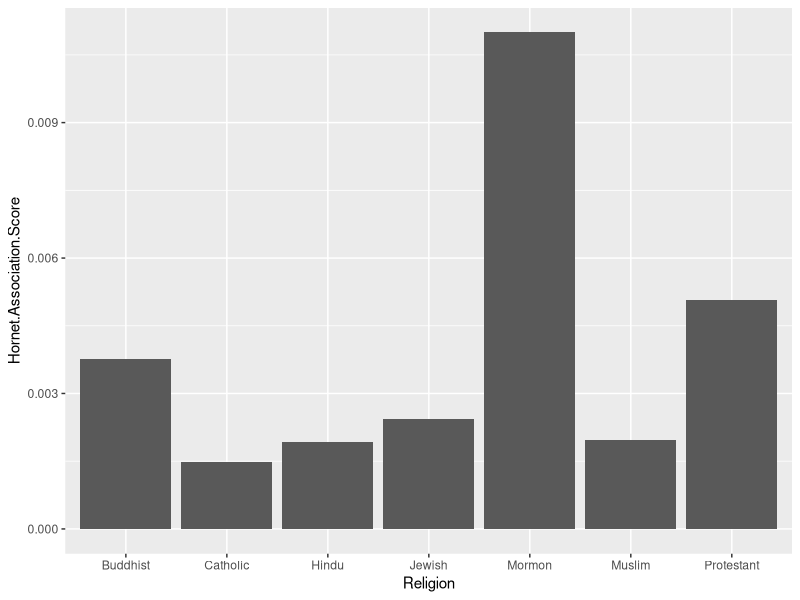
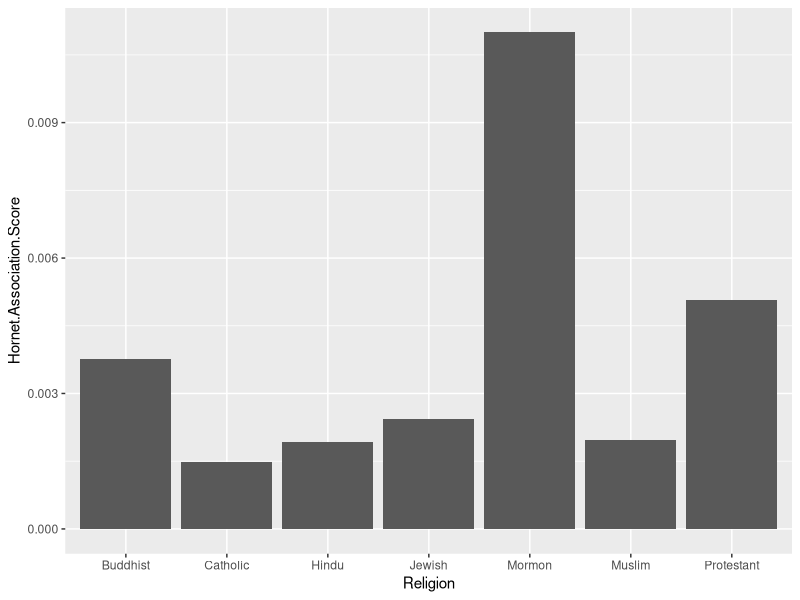

Write R code to recreate these figures, in order.
#I manually gathered the number of mentioned popping up on google for an association
#between various religions and the term "hornet." I did this by counting the number of
#results fo "Xreligion" AND "hornet" and dividing that total by the results for 
#just "Xreligion" alone.

avmormon <- 474000/43100000
"'mormon' OR 'latter day saint'"
avprotestant <- 444000/87400000
avcatholic <- 550000/370000000
#"'protesant' OR 'evangelical'"
avbuddhist <- 398000/106000000
avhindu <- 597000/310000000
avjewish <- 864000/356000000
avmuslim <- 1200000/609000000

#the mormon average is obviously larger, but is it statistically significant?

#here I make a data frame with the totals. This time, I subtract the hornet
#results to have the second value approxmiate all the search results which 
#have nothing to do with hornets

mormon <- c(474000, (43100000-474000))
"'mormon' OR 'latter day saint'"
protestant <- c(444000, (87400000-444000))
#"'protesant' OR 'evangelical'"
catholic <- c(550000, (370000000-550000))
buddhist <- c(398000, (106000000-398000))
hindu <- c(597000, (310000000-597000))
jewish <- c(864000, (356000000-864000))
muslim <- c(1200000, (609000000-1200000))


rel <- data.frame(mormon, protestant, catholic, buddhist, hindu, jewish, muslim)
rel <- t(rel)
colnames(rel) <- c("Hornet Results", "Non-Hornet Results")

chi <- chisq.test(rel)
chi

#The chi-squareed test shows basically a p-value of 0.

#adding the av numbers so I can add it to a bar chart

av <- (c(avmormon, avprotestant, avcatholic, avbuddhist, avhindu, avjewish, avmuslim))

library(tidyverse)
library(ggplot2)

avchart <- data.frame("Religion" = (c("Mormon", "Protestant", "Catholic", "Buddhist", "Hindu", "Jewish", "Muslim")), "Hornet.Association.Score" = av)

p <- ggplot(data = avchart, aes(x=Religion, y=Hornet.Association.Score, "fill")) +  
  geom_bar(stat = "identity") 

setwd("C:/Users/scott/OneDrive/University of Oxford/Dissertation/Chapter 1")
p
ggsave("hornet.png", plot = last_plot(), scale = 1)

write.csv(rel, file = "avhornetchart.csv")
